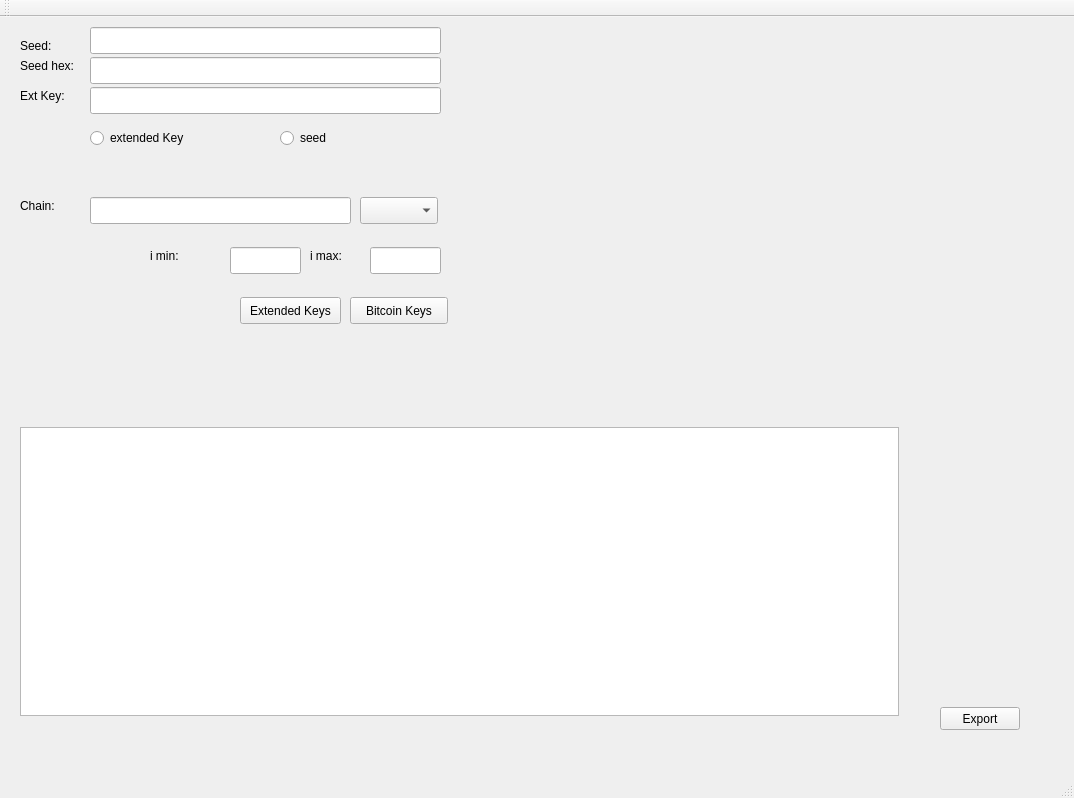
<?xml version="1.0" encoding="UTF-8"?>
<ui version="4.0">
 <class>MainWindow</class>
 <widget class="QMainWindow" name="MainWindow">
  <property name="geometry">
   <rect>
    <x>0</x>
    <y>0</y>
    <width>1074</width>
    <height>798</height>
   </rect>
  </property>
  <property name="windowTitle">
   <string>MainWindow</string>
  </property>
  <widget class="QWidget" name="centralWidget">
   <widget class="QLineEdit" name="seedLineEdit">
    <property name="geometry">
     <rect>
      <x>90</x>
      <y>10</y>
      <width>351</width>
      <height>27</height>
     </rect>
    </property>
    <property name="text">
     <string/>
    </property>
   </widget>
   <widget class="QLineEdit" name="seedHexLineEdit">
    <property name="geometry">
     <rect>
      <x>90</x>
      <y>40</y>
      <width>351</width>
      <height>27</height>
     </rect>
    </property>
    <property name="text">
     <string/>
    </property>
   </widget>
   <widget class="QLineEdit" name="iMinLineEdit">
    <property name="geometry">
     <rect>
      <x>230</x>
      <y>230</y>
      <width>71</width>
      <height>27</height>
     </rect>
    </property>
    <property name="text">
     <string/>
    </property>
   </widget>
   <widget class="QLineEdit" name="iMaxLineEdit">
    <property name="geometry">
     <rect>
      <x>370</x>
      <y>230</y>
      <width>71</width>
      <height>27</height>
     </rect>
    </property>
    <property name="text">
     <string/>
    </property>
   </widget>
   <widget class="QComboBox" name="defaultChainsComboBox">
    <property name="geometry">
     <rect>
      <x>360</x>
      <y>180</y>
      <width>78</width>
      <height>27</height>
     </rect>
    </property>
   </widget>
   <widget class="QPushButton" name="extKeyButton">
    <property name="geometry">
     <rect>
      <x>240</x>
      <y>280</y>
      <width>101</width>
      <height>27</height>
     </rect>
    </property>
    <property name="text">
     <string>Extended Keys</string>
    </property>
   </widget>
   <widget class="QPushButton" name="bitcoinKeyButton">
    <property name="geometry">
     <rect>
      <x>350</x>
      <y>280</y>
      <width>98</width>
      <height>27</height>
     </rect>
    </property>
    <property name="text">
     <string>Bitcoin Keys</string>
    </property>
   </widget>
   <widget class="QLineEdit" name="extKeyLineEdit">
    <property name="geometry">
     <rect>
      <x>90</x>
      <y>70</y>
      <width>351</width>
      <height>27</height>
     </rect>
    </property>
    <property name="text">
     <string/>
    </property>
   </widget>
   <widget class="QLabel" name="label">
    <property name="geometry">
     <rect>
      <x>20</x>
      <y>20</y>
      <width>66</width>
      <height>17</height>
     </rect>
    </property>
    <property name="text">
     <string>Seed:</string>
    </property>
   </widget>
   <widget class="QLabel" name="label_2">
    <property name="geometry">
     <rect>
      <x>20</x>
      <y>40</y>
      <width>66</width>
      <height>17</height>
     </rect>
    </property>
    <property name="text">
     <string>Seed hex:</string>
    </property>
   </widget>
   <widget class="QLabel" name="label_3">
    <property name="geometry">
     <rect>
      <x>20</x>
      <y>70</y>
      <width>66</width>
      <height>17</height>
     </rect>
    </property>
    <property name="text">
     <string>Ext Key:</string>
    </property>
   </widget>
   <widget class="QLabel" name="label_4">
    <property name="geometry">
     <rect>
      <x>150</x>
      <y>230</y>
      <width>66</width>
      <height>17</height>
     </rect>
    </property>
    <property name="text">
     <string>i min:</string>
    </property>
   </widget>
   <widget class="QLabel" name="label_5">
    <property name="geometry">
     <rect>
      <x>310</x>
      <y>230</y>
      <width>66</width>
      <height>17</height>
     </rect>
    </property>
    <property name="text">
     <string>i max:</string>
    </property>
   </widget>
   <widget class="QLineEdit" name="chainLineEdit">
    <property name="geometry">
     <rect>
      <x>90</x>
      <y>180</y>
      <width>261</width>
      <height>27</height>
     </rect>
    </property>
    <property name="text">
     <string/>
    </property>
   </widget>
   <widget class="QLabel" name="label_6">
    <property name="geometry">
     <rect>
      <x>20</x>
      <y>180</y>
      <width>66</width>
      <height>17</height>
     </rect>
    </property>
    <property name="text">
     <string>Chain:</string>
    </property>
   </widget>
   <widget class="QRadioButton" name="seedRadioButton">
    <property name="geometry">
     <rect>
      <x>280</x>
      <y>110</y>
      <width>161</width>
      <height>22</height>
     </rect>
    </property>
    <property name="text">
     <string>seed</string>
    </property>
   </widget>
   <widget class="QRadioButton" name="extKeyRadioButton">
    <property name="geometry">
     <rect>
      <x>90</x>
      <y>110</y>
      <width>161</width>
      <height>22</height>
     </rect>
    </property>
    <property name="text">
     <string>extended Key</string>
    </property>
   </widget>
   <widget class="QWidget" name="verticalLayoutWidget">
    <property name="geometry">
     <rect>
      <x>10</x>
      <y>390</y>
      <width>881</width>
      <height>331</height>
     </rect>
    </property>
    <layout class="QVBoxLayout" name="verticalLayout"/>
   </widget>
   <widget class="QTextEdit" name="resultsTextEdit">
    <property name="geometry">
     <rect>
      <x>20</x>
      <y>410</y>
      <width>879</width>
      <height>289</height>
     </rect>
    </property>
   </widget>
   <widget class="QPushButton" name="exportButton">
    <property name="geometry">
     <rect>
      <x>940</x>
      <y>690</y>
      <width>80</width>
      <height>23</height>
     </rect>
    </property>
    <property name="text">
     <string>Export</string>
    </property>
   </widget>
   <widget class="QWidget" name="formLayoutWidget">
    <property name="geometry">
     <rect>
      <x>460</x>
      <y>10</y>
      <width>441</width>
      <height>371</height>
     </rect>
    </property>
    <layout class="QFormLayout" name="formLayout"/>
   </widget>
  </widget>
  <widget class="QMenuBar" name="menuBar">
   <property name="geometry">
    <rect>
     <x>0</x>
     <y>0</y>
     <width>1074</width>
     <height>20</height>
    </rect>
   </property>
  </widget>
  <widget class="QToolBar" name="mainToolBar">
   <attribute name="toolBarArea">
    <enum>TopToolBarArea</enum>
   </attribute>
   <attribute name="toolBarBreak">
    <bool>false</bool>
   </attribute>
  </widget>
  <widget class="QStatusBar" name="statusBar"/>
 </widget>
 <layoutdefault spacing="6" margin="11"/>
 <resources/>
 <connections/>
</ui>
